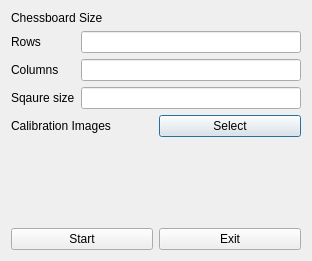
<?xml version="1.0" encoding="UTF-8"?>
<ui version="4.0">
 <class>DialogCalibration</class>
 <widget class="QDialog" name="DialogCalibration">
  <property name="geometry">
   <rect>
    <x>0</x>
    <y>0</y>
    <width>312</width>
    <height>261</height>
   </rect>
  </property>
  <property name="windowTitle">
   <string>Dialog</string>
  </property>
  <layout class="QVBoxLayout" name="verticalLayout_2">
   <item>
    <layout class="QVBoxLayout" name="verticalLayout">
     <item>
      <widget class="QLabel" name="label">
       <property name="text">
        <string>Chessboard Size</string>
       </property>
      </widget>
     </item>
     <item>
      <layout class="QFormLayout" name="formLayout_2">
       <item row="0" column="0">
        <layout class="QVBoxLayout" name="verticalLayout_3">
         <item>
          <widget class="QLabel" name="label_7">
           <property name="text">
            <string>Rows</string>
           </property>
          </widget>
         </item>
         <item>
          <widget class="QLabel" name="label_8">
           <property name="text">
            <string>Columns</string>
           </property>
          </widget>
         </item>
         <item>
          <widget class="QLabel" name="label_6">
           <property name="text">
            <string>Sqaure size</string>
           </property>
          </widget>
         </item>
        </layout>
       </item>
       <item row="0" column="1">
        <layout class="QVBoxLayout" name="verticalLayout_4">
         <item>
          <widget class="QLineEdit" name="txtRows"/>
         </item>
         <item>
          <widget class="QLineEdit" name="txtColumns"/>
         </item>
         <item>
          <widget class="QLineEdit" name="txtSquareSize"/>
         </item>
        </layout>
       </item>
      </layout>
     </item>
     <item>
      <layout class="QHBoxLayout" name="horizontalLayout_3">
       <item>
        <widget class="QLabel" name="label_2">
         <property name="text">
          <string>Calibration Images</string>
         </property>
        </widget>
       </item>
       <item>
        <widget class="QPushButton" name="btnSelect">
         <property name="text">
          <string>Select</string>
         </property>
        </widget>
       </item>
      </layout>
     </item>
     <item>
      <spacer name="verticalSpacer">
       <property name="orientation">
        <enum>Qt::Vertical</enum>
       </property>
       <property name="sizeHint" stdset="0">
        <size>
         <width>20</width>
         <height>40</height>
        </size>
       </property>
      </spacer>
     </item>
     <item>
      <layout class="QHBoxLayout" name="horizontalLayout">
       <item>
        <widget class="QPushButton" name="btnStart">
         <property name="text">
          <string>Start</string>
         </property>
        </widget>
       </item>
       <item>
        <widget class="QPushButton" name="btnExit">
         <property name="text">
          <string>Exit</string>
         </property>
        </widget>
       </item>
      </layout>
     </item>
    </layout>
   </item>
  </layout>
 </widget>
 <resources/>
 <connections/>
</ui>
